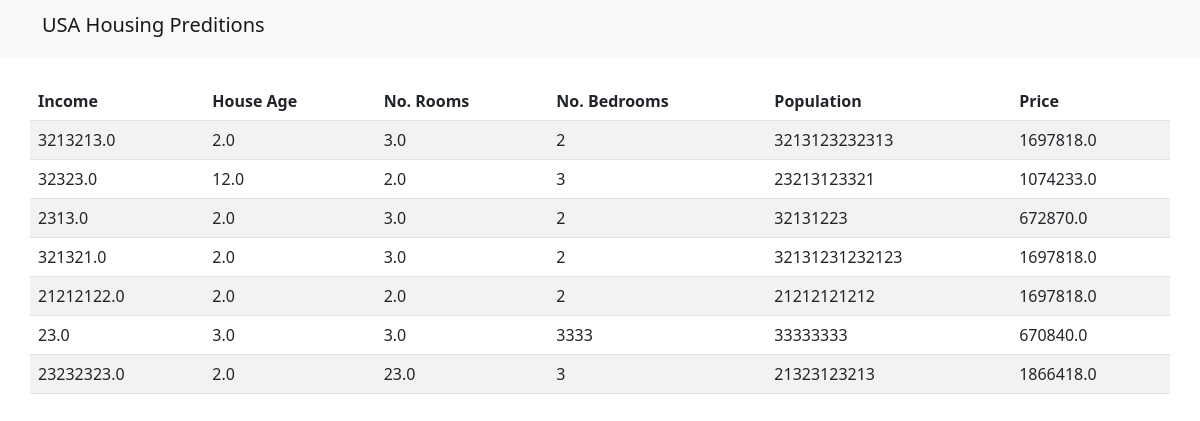
Page /result/ on the committed database.
### predition/models.py (models this page shows)
class predresult(models.Model):
    salary=models.FloatField()
    age=models.FloatField()
    room=models.FloatField()
    bedroom=models.IntegerField()
    population=models.IntegerField()
    price=models.FloatField()

### predition/views.py (the view)
# urls.py: path("result/",views.show,name='show')
def show(request):
    data=predresult.objects.all()
    return render(request,'predition/result.html',{'data':data})

### predition/templates/predition/result.html
{% extends "predition/base.html" %}
{% block main %}
  <table class="table container-md table-striped mt-4">
    <thead class="thead-dark">
      <tr>
        <th scope="col">Income</th>
        <th scope="col">House Age</th>
        <th scope="col">No. Rooms</th>
        <th scope="col">No. Bedrooms</th>
        <th scope="col">Population</th>
        <th scope="col">Price</th>
      </tr>
    </thead>
    <tbody>
    {% for obj in data %}
      <tr>
        <td>{{obj.salary}}</td>
        <td>{{obj.age}}</td>
        <td>{{obj.room}}</td>
        <td>{{obj.bedroom}}</td>
        <td>{{obj.population}}</td>
        <td>{{obj.price}}</td>
        </tr>
    {% endfor %}
    </tbody>
  </table>
{% endblock %}

### predition/templates/predition/base.html (shortened to what this page needs)
{% load static %}
<html>
<head>
<link href="https://cdn.jsdelivr.net/npm/bootstrap@5.2.1/dist/css/bootstrap.min.css" rel="stylesheet">
<link href="{% static 'css/style.css' %}" rel="stylesheet" type="text/css">
</head>
<body>
 <nav class="navbar navbar-expand-lg bg-light">
    <div class="container-md">
      <h2 class="navbar-brand ">USA Housing Preditions</h2>
    </div>
</nav>
{% block main %}
{% endblock %}
</body>
</html>

### predition/static/css/style.css (style rules this page uses)
body { background-image: url('Capture.jpg'); }

### rows in the picture
predresult: salary "3213213.0", age "2.0", room "3.0", bedroom "2", population "3213123232313", price "1697818.0"
predresult: salary "32323.0", age "12.0", room "2.0", bedroom "3", population "23213123321", price "1074233.0"
predresult: salary "2313.0", age "2.0", room "3.0", bedroom "2", population "32131223", price "672870.0"
predresult: salary "321321.0", age "2.0", room "3.0", bedroom "2", population "32131231232123", price "1697818.0"
predresult: salary "21212122.0", age "2.0", room "2.0", bedroom "2", population "21212121212", price "1697818.0"
predresult: salary "23.0", age "3.0", room "3.0", bedroom "3333", population "33333333", price "670840.0"
predresult: salary "23232323.0", age "2.0", room "23.0", bedroom "3", population "21323123213", price "1866418.0"
